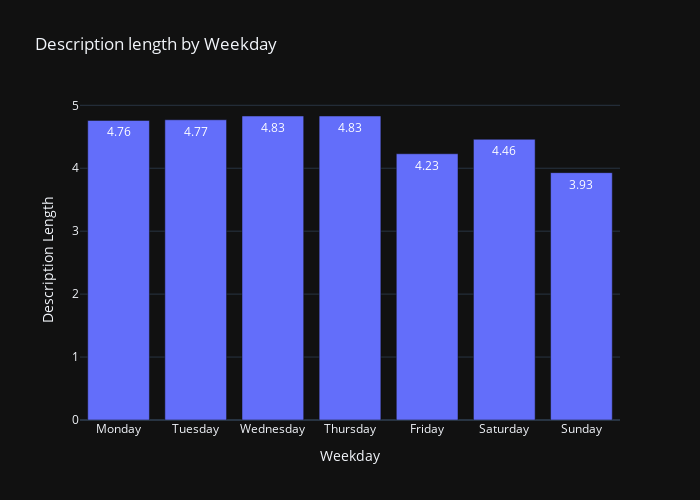

Notebook source saved alongside this figure:
### Code cell
by_weekday = shows.groupby("weekday")["num_topics"].mean().to_frame().reindex(["Monday", "Tuesday", "Wednesday", "Thursday", "Friday", "Saturday", "Sunday"])
by_weekday["num_topics"] = by_weekday["num_topics"].round(2)
fig = px.bar(
    by_weekday, 
    y= "num_topics", 
    title= "Description length by Weekday",
    text= "num_topics",
    height= 500,
    width = 700,
    labels= {"num_topics": "Description Length", "weekday": "Weekday"},
    template = "plotly_dark"
    )
fig.show()

### Figure 1 — Plotly figure (JSON) as saved in the notebook; plotly's stock layout.template omitted (floating-point values rounded to 4 significant figures)
{"data": [{"alignmentgroup": "True", "hovertemplate": "Weekday=%{x}<br>Description Length=%{text}<extra></extra>", "legendgroup": "", "marker": {"color": "#636efa", "pattern": {"shape": ""}}, "name": "", "offsetgroup": "", "orientation": "v", "showlegend": false, "text": [4.76, 4.77, 4.83, 4.83, 4.23, 4.46, 3.93], "textposition": "auto", "type": "bar", "x": ["Monday", "Tuesday", "Wednesday", "Thursday", "Friday", "Saturday", "Sunday"], "xaxis": "x", "y": [4.76, 4.77, 4.83, 4.83, 4.23, 4.46, 3.93], "yaxis": "y"}], "layout": {"barmode": "relative", "height": 500, "legend": {"tracegroupgap": 0}, "title": {"text": "Description length by Weekday"}, "width": 700, "xaxis": {"anchor": "y", "domain": [0, 1], "title": {"text": "Weekday"}}, "yaxis": {"anchor": "x", "domain": [0, 1], "title": {"text": "Description Length"}}}}
